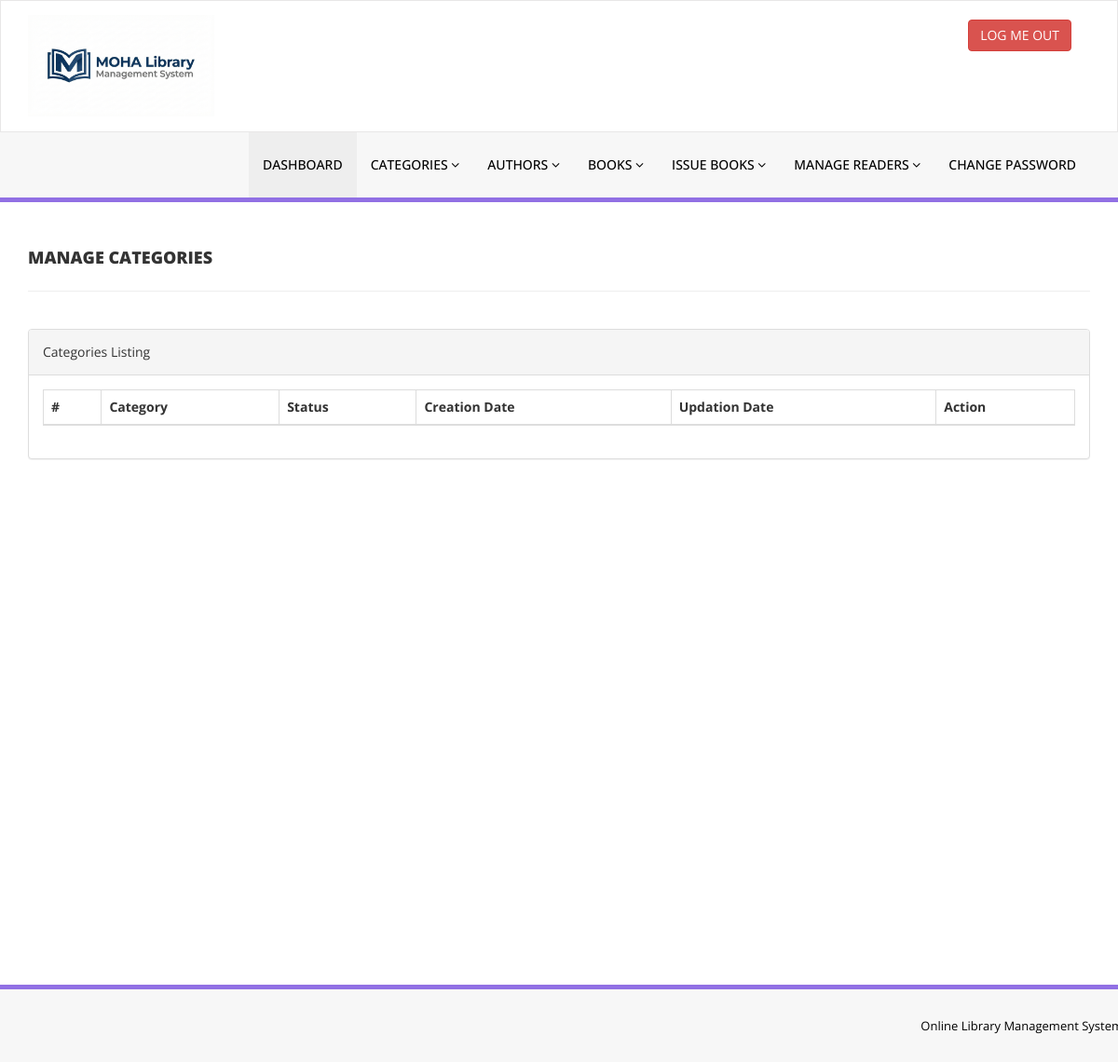
The page /admin/manage-categories.php (signed in) on the database as committed earlier.
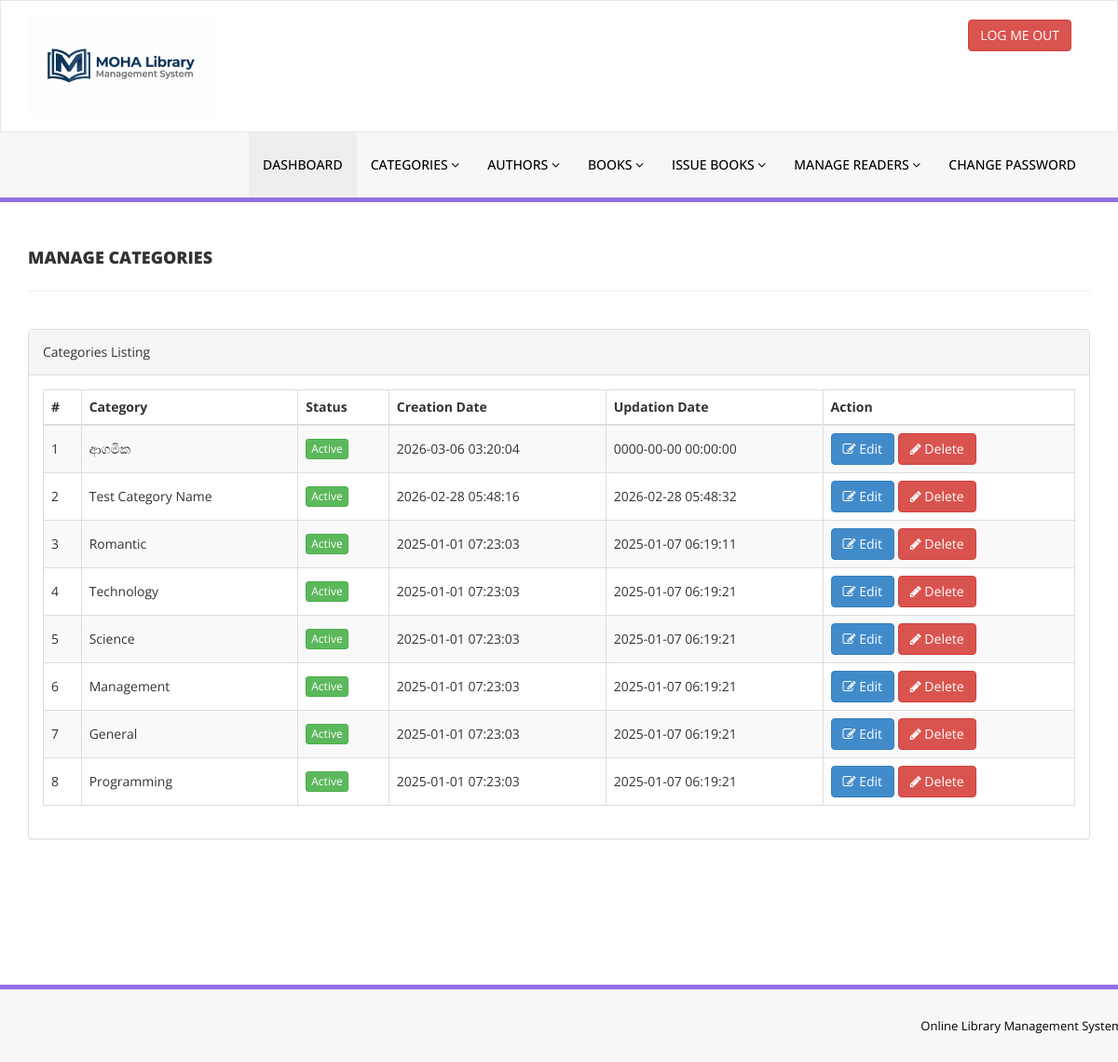
The same page on the database as committed later.
### tables this page shows
CREATE TABLE `tblcategory` (
  `id` int(11) NOT NULL,
  `CategoryName` varchar(150) DEFAULT NULL,
  `Status` int(1) DEFAULT NULL,
  `CreationDate` timestamp NULL DEFAULT current_timestamp(),
  `UpdationDate` timestamp NULL DEFAULT '0000-00-00 00:00:00' ON UPDATE current_timestamp()
);

### admin/manage-categories.php (the view, shortened to what this page needs)
<?php
include('includes/config.php');
if(strlen($_SESSION['alogin'])==0)
    {
header('location:index.php');
}
else{
    ?>
<!DOCTYPE html>
<html xmlns="http://www.w3.org/1999/xhtml">
<head>
    <link href="assets/css/bootstrap.css" rel="stylesheet" />
    <link href="assets/css/font-awesome.css" rel="stylesheet" />
    <link href="assets/js/dataTables/dataTables.bootstrap.css" rel="stylesheet" />
    <link href="assets/css/style.css" rel="stylesheet" />
</head>
<body>
<?php include('includes/header.php');?>
    <div class="content-wrapper">
         <div class="container">
        <div class="row pad-botm">
            <div class="col-md-12">
                <h4 class="header-line">Manage Categories</h4>
    </div>
     <div class="row">
</div>
        </div>
            <div class="row">
                <div class="col-md-12">
                    <div class="panel panel-default">
                        <div class="panel-heading">
                           Categories Listing
                        </div>
                        <div class="panel-body">
                            <div class="table-responsive">
                                <table class="table table-striped table-bordered table-hover" id="dataTables-example">
                                    <thead>
                                        <tr>
                                            <th>#</th>
                                            <th>Category</th>
                                            <th>Status</th>
                                            <th>Creation Date</th>
                                            <th>Updation Date</th>
                                            <th>Action</th>
                                        </tr>
                                    </thead>
                                    <tbody>
<?php $sql = "SELECT * from  tblcategory  order by creationDate DESC";
$query = $dbh -> prepare($sql);
$query->execute();
$results=$query->fetchAll(PDO::FETCH_OBJ);
$cnt=1;
if($query->rowCount() > 0)
{
foreach($results as $result)
{               ?>
                                        <tr class="odd gradeX">
                                            <td class="center"><?php echo htmlentities($cnt);?></td>
                                            <td class="center"><?php echo htmlentities($result->CategoryName);?></td>
                                            <td class="center"><?php if($result->Status==1) {?>
                                            <a href="#" class="btn btn-success btn-xs">Active</a>
                                            <?php } else {?>
                                            <a href="#" class="btn btn-danger btn-xs">Inactive</a>
                                            <?php } ?></td>
                                            <td class="center"><?php echo htmlentities($result->CreationDate);?></td>
                                            <td class="center"><?php echo htmlentities($result->UpdationDate);?></td>
                                            <td class="center">
                                            <a href="edit-category.php?catid=<?php echo htmlentities($result->id);?>"><button class="btn btn-primary"><i class="fa fa-edit "></i> Edit</button>
                                          <a href="manage-categories.php?del=<?php echo htmlentities($result->id);?>" onclick="return confirm('Are you sure you want to delete?');"" >  <button class="btn btn-danger"><i class="fa fa-pencil"></i> Delete</button>
                                            </td>
                                        </tr>
 <?php $cnt=$cnt+1;}} ?>
                                    </tbody>
                                </table>
                            </div>
                        </div>
                    </div>
                </div>
            </div>
    </div>
    </div>
  <?php include('includes/footer.php');?>
</body>
</html>
<?php } ?>

Rows that differ between the two databases and show on the page:
added tblcategory: CategoryName "ආගමික", Status "Active", CreationDate "2026-03-06 03:20:04", UpdationDate "0000-00-00 00:00:00"
added tblcategory: CategoryName "Test Category Name", Status "Active", CreationDate "2026-02-28 05:48:16", UpdationDate "2026-02-28 05:48:32"
added tblcategory: CategoryName "Romantic", Status "Active", CreationDate "2025-01-01 07:23:03", UpdationDate "2025-01-07 06:19:11"
added tblcategory: CategoryName "Technology", Status "Active", CreationDate "2025-01-01 07:23:03", UpdationDate "2025-01-07 06:19:21"
added tblcategory: CategoryName "Science", Status "Active", CreationDate "2025-01-01 07:23:03", UpdationDate "2025-01-07 06:19:21"
added tblcategory: CategoryName "Management", Status "Active", CreationDate "2025-01-01 07:23:03", UpdationDate "2025-01-07 06:19:21"
added tblcategory: CategoryName "General", Status "Active", CreationDate "2025-01-01 07:23:03", UpdationDate "2025-01-07 06:19:21"
added tblcategory: CategoryName "Programming", Status "Active", CreationDate "2025-01-01 07:23:03", UpdationDate "2025-01-07 06:19:21"
